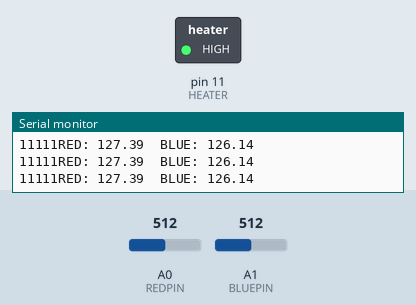
The sketch below on a simulated Arduino Uno, built with avr-gcc and run on an emulated ATmega328P. On the bench: switched loads named in the sketch (green lamp = pin HIGH), the last lines printed to the serial monitor. The test bench sets the inputs (shaded band); at power-on: A0 (REDPIN) = 512, A1 (BLUEPIN) = 512.

Above: at 1.2 s.
1.3 s: A0 (REDPIN) set to 990
4.3 s: A0 (REDPIN) set to 1010
At 5.6 s:
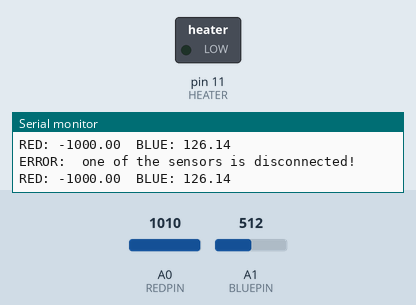
5.9 s: A1 (BLUEPIN) set to 665
8.9 s: A1 (BLUEPIN) set to 698
Timing chart, 0 to 11.4 s (numbered marks = the images above; inputs shaded):
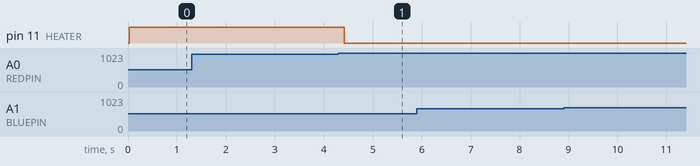

Measured:
- the behaviour switches between 1000 and 1001 on A0 (REDPIN) (found by bisection; images 0 and 1)
- after the input at 4.3 s, pin 11 (HEATER): HIGH → LOW after 0.12 s

The sketch:

beerctl.ino
```cpp
// threshold values in degrees F
#define RED_TARGET_1 155.0  //
#define BLUE_TARGET_1 150.0

#define MILLIS_TIL_SECOND_TARGET 60000 * 45 // 60000 = 1 minute
#define RED_TARGET_2 170.0  //
#define BLUE_TARGET_2 160.0

#define MILLIS_TIL_THIRD_TARGET 60000 * 60 // 60000 = 1 minute
#define RED_TARGET_3 0.0  // above number is TOTAL TIME since start
#define BLUE_TARGET_3 0.0
#define AVG_CYCLES 50 // how many times to take a reading at a time

// constants for conversion to degrees F

// blue adc = -6.4288x + 1271.529
// (adc - 1271.529) / -6.4288 = temp in F
#define BLUE_OFFSET 1322.95 // 1271.529
#define BLUE_SLOPE -6.4288
// red adc = -6.2782x + 1292.983
#define RED_OFFSET 1311.81 // 1292.983
#define RED_SLOPE -6.2782

// higher temp -> lower ADC value, higher ADC value -> lower temp. if adc is
// too high (temp is too low), assume sensor is disconnected and fail off.
#define ADC_MAX 1000

#define REDPIN A0
#define BLUEPIN A1
#define HEATER 11

int target = 1;  // which target are we on?

float red_target, blue_target;

void setup() {
  Serial.begin(9600);
  pinMode(HEATER, OUTPUT);
  pinMode(REDPIN, INPUT);
  pinMode(BLUEPIN, INPUT);
  red_target = RED_TARGET_1;
  blue_target = BLUE_TARGET_1;
}

void loop() {
  float red = readSensor(REDPIN);
  float blue = readSensor(BLUEPIN);

  Serial.print("RED: ");
  Serial.print(red);
  Serial.print("  BLUE: ");
  Serial.println(blue);

  if (red < -999 || blue < -999 ) {
    Serial.println("ERROR:  one of the sensors is disconnected!");
    digitalWrite(HEATER, LOW); // turn heater off
  }
  else if ((red > red_target) || (blue > blue_target)) {
    Serial.print("00000");
    digitalWrite(HEATER, LOW); // turn heater off
  }
  else if ((red < red_target) && (blue < blue_target)) {
    Serial.print("11111");
    digitalWrite(HEATER, HIGH); // turn heater on
  }

  if ((millis() > MILLIS_TIL_THIRD_TARGET) && (target == 2)) {
    target = 3;
    red_target = RED_TARGET_3;
    blue_target = BLUE_TARGET_3;
   Serial.print("THIRD target temperatures: ");
   Serial.print(blue_target);
   Serial.print("  ");
   Serial.println(red_target);
  }

  if ((millis() > MILLIS_TIL_SECOND_TARGET) && (target == 1)) {
    target = 2;
    red_target = RED_TARGET_2;
    blue_target = BLUE_TARGET_2;
   Serial.print("SECOND target temperatures: ");
   Serial.print(blue_target);
   Serial.print("  ");
   Serial.println(red_target);
  }
  delay(100);
}

float readSensor(int sensor_pin) {
  unsigned long adder = 0;
  for (int i = 0; i < AVG_CYCLES; i++) adder += analogRead(sensor_pin);
  delay(5);
  float val = adder / AVG_CYCLES;
  if (val > ADC_MAX) return -1000.0;
// (adc - 1271.529) / -6.4288 = temp in F
  if (sensor_pin == REDPIN) return (val - RED_OFFSET)/RED_SLOPE;
  if (sensor_pin == BLUEPIN) return (val - BLUE_OFFSET)/BLUE_SLOPE;
}
```
